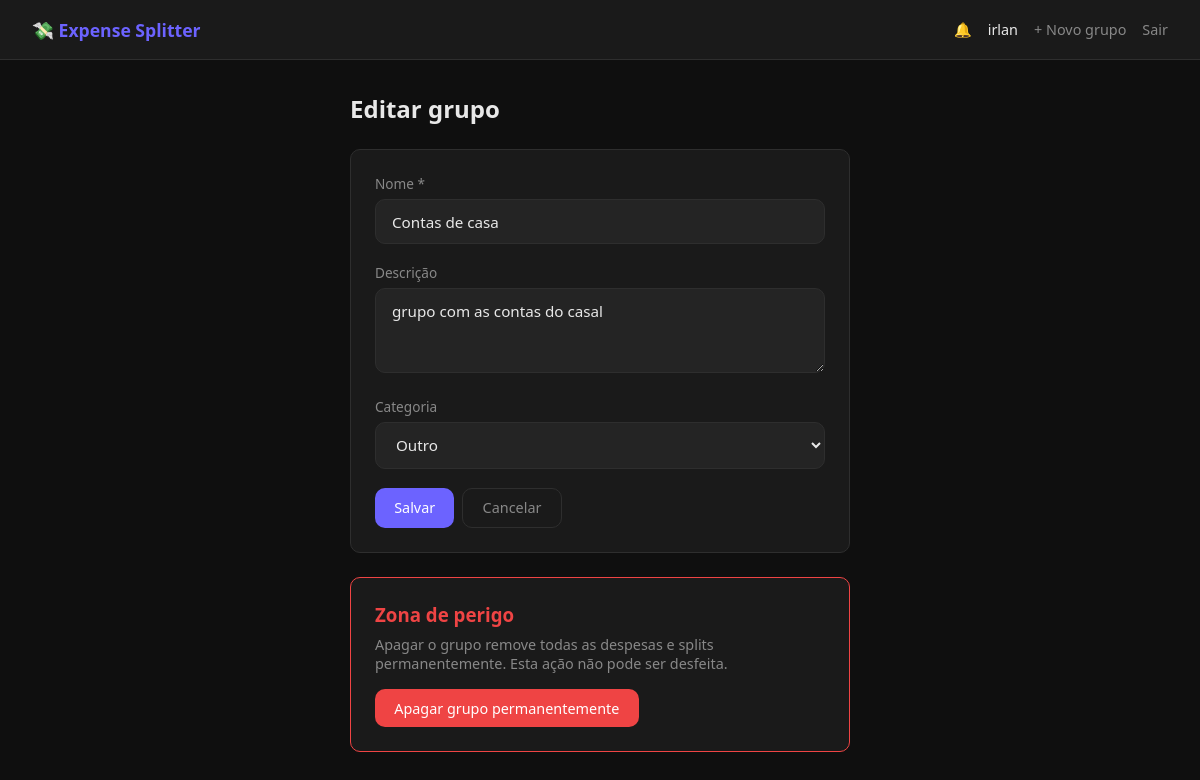
The page /grupos/1/editar/ (signed in) on the database its author committed.
### groups/models.py (models this page shows, shortened)
class Group(models.Model):
    CATEGORIA_CHOICES = [
        ('casa',      'Casa'),       # moradia, contas, aluguel
        ('viagem',    'Viagem'),     # trips, passeios
        ('casal',     'Casal'),      # despesas a dois
        ('trabalho',  'Trabalho'),   # almoços, confraternizações
        ('outro',     'Outro'),      # categoria genérica
    ]
    name = models.CharField(max_length=100)
    description = models.TextField(blank=True, null=True)
    category = models.CharField(
        max_length=20,
        choices=CATEGORIA_CHOICES,
        default='outro',
        verbose_name='Categoria'
    )
    archived = models.BooleanField(default=False, verbose_name='Arquivado')
    created_by = models.ForeignKey(
        User,
        on_delete=models.SET_NULL,
        null=True,
        blank=True,
        related_name='created_groups'
    )
    members = models.ManyToManyField(
        User,
        related_name='groups_member',
        blank=True
    )
    created_at = models.DateTimeField(auto_now_add=True)
    class Meta:
        ordering = ['-created_at']
        verbose_name = 'Grupo'
        verbose_name_plural = 'Grupos'

### groups/views.py (the view, shortened to what this page needs)
# urls.py: path('<int:pk>/editar/', views.editar_grupo, name='editar_grupo'),
@login_required
def editar_grupo(request, pk):
    grupo = get_object_or_404(Group, pk=pk)
    if request.user != grupo.created_by:
        messages.error(request, 'Apenas o criador pode editar o grupo.')
        return redirect('detalhe_grupo', pk=pk)
    if request.method == 'GET':
        return render(request, 'groups/editar_grupo.html', {
            'grupo': grupo,
            'categoria_choices': Group.CATEGORIA_CHOICES,
        })

### groups/templates/groups/editar_grupo.html (shortened to what this page needs)
{% extends 'accounts/base.html' %}
{% block content %}
<div style="max-width:500px;margin:0 auto;">
    <h2 style="margin-bottom:1.5rem;">Editar grupo</h2>
    <div class="card">
        <form method="POST" action=".">
            <div class="form-group">
                <label>Nome *</label>
                <input type="text" name="name" value="{{ grupo.name }}" required>
            </div>
            <div class="form-group">
                <label>Descrição</label>
                <textarea name="description" rows="3">{{ grupo.description|default:'' }}</textarea>
            </div>
            <div class="form-group">
                <label>Categoria</label>
                <select name="category">
                    {% for valor, texto in categoria_choices %}
                    <option value="{{ valor }}" {% if grupo.category == valor %}selected{% endif %}>
                        {{ texto }}
                    </option>
                    {% endfor %}
                </select>
            </div>
            <div class="flex gap-1 mt-2">
                <button type="submit" class="btn btn-primary">Salvar</button>
                <a href="{% url 'detalhe_grupo' grupo.pk %}" class="btn btn-ghost">Cancelar</a>
            </div>
        </form>
    </div>
    <div class="card" style="border-color:var(--danger);margin-top:1.5rem;">
        <h3 style="color:var(--danger);margin-bottom:0.5rem;">Zona de perigo</h3>
        <p class="text-muted" style="margin-bottom:1rem;font-size:0.9rem;">
            Apagar o grupo remove todas as despesas e splits permanentemente. Esta ação não pode ser desfeita.
        </p>
        <form method="POST" action="{% url 'apagar_grupo' grupo.pk %}"
              onsubmit="return confirm('Tem certeza? Esta ação não pode ser desfeita.')">
            <button type="submit" class="btn" style="background:var(--danger);color:#fff;">
                Apagar grupo permanentemente
            </button>
        </form>
    </div>
</div>
{% endblock %}

### accounts/templates/accounts/base.html (shortened to what this page needs)
<!DOCTYPE html>
<html lang="pt-BR">
<head>
</head>
<body>
<nav>
    <a href="{% url 'lista_grupos' %}" class="nav-brand">💸 Expense Splitter</a>
    <div class="nav-links">
        {% if user.is_authenticated %}
            <a href="{% url 'notificacoes' %}">
                🔔
            </a>
            <a href="{% url 'perfil' user.username %}" style="color:var(--text);">{{ user.username }}</a>
            <a href="{% url 'criar_grupo' %}">+ Novo grupo</a>
            <a href="{% url 'logout' %}">Sair</a>
        {% else %}
            <a href="{% url 'login' %}">Entrar</a>
            <a href="{% url 'cadastro' %}">Cadastrar</a>
        {% endif %}
    </div>
</nav>
<div class="container">
    {% block content %}{% endblock %}
</div>
</body>
</html>

### accounts/templates/accounts/base.html (style rules this page uses)
*, *::before, *::after { box-sizing: border-box; margin: 0; padding: 0; }
:root { --bg: #0f0f0f; --surface: #1a1a1a; --surface2: #242424; --border: #2e2e2e; --text: #e8e8e8; --text-muted: #888; --accent: #6c63ff; --accent-hover: #574fd6; --success: #22c55e; --danger: #ef4444; --radius: 10px; --font: 'Segoe UI', system-ui, sans-serif; }
body { background: var(--bg); color: var(--text); font-family: var(--font); min-height: 100vh; }
nav { background: var(--surface); border-bottom: 1px solid var(--border); padding: 0 2rem; height: 60px; display: flex; align-items: center; justify-content: space-between; position: sticky; top: 0; z-index: 100; }
.nav-brand { font-weight: 700; font-size: 1.1rem; color: var(--accent); text-decoration: none; }
.nav-links { display: flex; gap: 1rem; align-items: center; }
.nav-links a { color: var(--text-muted); text-decoration: none; font-size: 0.9rem; transition: color 0.2s; }
.container { max-width: 900px; margin: 2rem auto; padding: 0 1.5rem; }
.card { background: var(--surface); border: 1px solid var(--border); border-radius: var(--radius); padding: 1.5rem; margin-bottom: 1rem; transition: border-color 0.2s; }
.btn { display: inline-block; padding: 0.6rem 1.2rem; border-radius: var(--radius); font-size: 0.9rem; font-weight: 500; cursor: pointer; border: none; text-decoration: none; transition: background 0.2s; font-family: var(--font); }
.btn-primary { background: var(--accent); color: #fff; }
.btn-ghost { background: transparent; color: var(--text-muted); border: 1px solid var(--border); }
.form-group { margin-bottom: 1.2rem; }
label { display: block; font-size: 0.85rem; color: var(--text-muted); margin-bottom: 0.4rem; }
input, textarea, select { width: 100%; background: var(--surface2); border: 1px solid var(--border); border-radius: var(--radius); color: var(--text); padding: 0.7rem 1rem; font-size: 0.95rem; font-family: var(--font); transition: border-color 0.2s; }
select option { background: var(--surface2); }
.flex { display: flex; }
.gap-1 { gap: 0.5rem; }
.mt-2 { margin-top: 1rem; }
.text-muted { color: var(--text-muted); font-size: 0.85rem; }

### rows shown on the page
Group: name "Contas de casa", description "grupo com as contas do casal", category "Outro"

### other values the page prints
{{ user.username }} "irlan"
